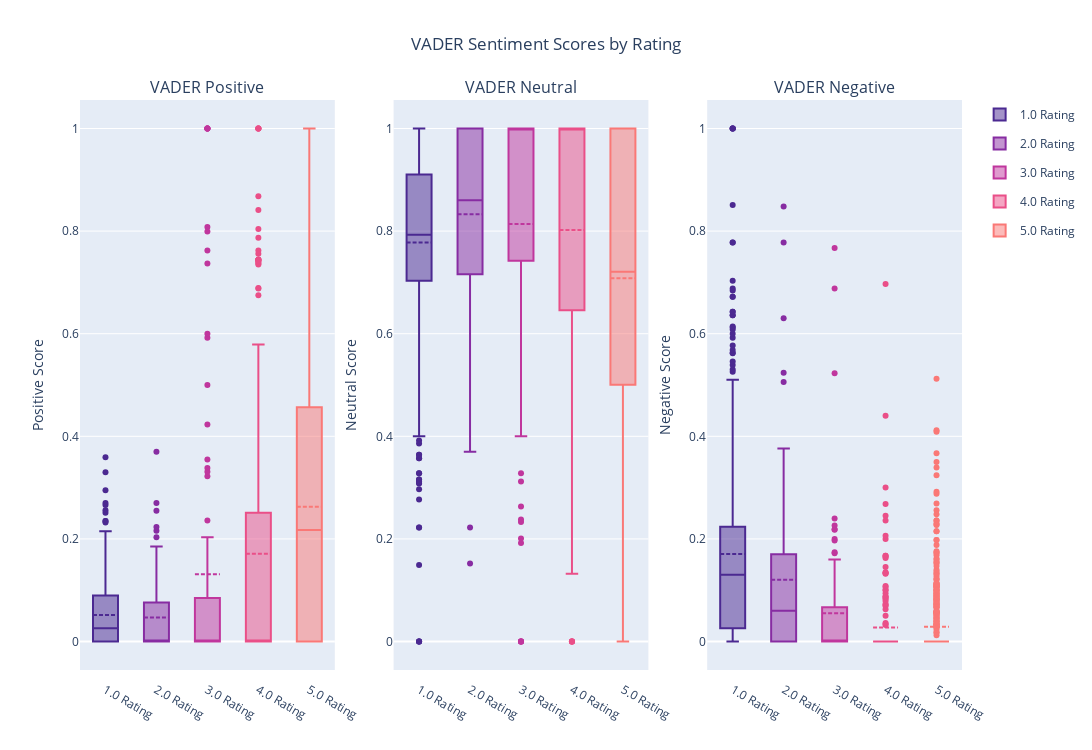

The notebook cell saved with this chart:
### Code cell
fig2 = make_subplots(
    rows=1, cols=3,
    subplot_titles=('VADER Positive', 'VADER Neutral', 'VADER Negative')
    )   

colors = px.colors.sequential.Agsunset[:5]
ratings = sorted(reviews['rating'].unique())

# Custom hover template with box statistics
hover_text = (
    '<b>%{fullData.name}</b><br>'
    'Min: %{customdata[0]:.3f}<br>'
    'Q1: %{customdata[1]:.3f}<br>'
    'Median: %{customdata[2]:.3f}<br>'
    'Mean: %{customdata[3]:.3f}<br>'
    'Q3: %{customdata[4]:.3f}<br>'
    'Max: %{customdata[5]:.3f}<br>'
    '<extra></extra>'
)

# Positive scores
for i, rating in enumerate(ratings):
    data = reviews[reviews['rating'] == rating]['vader_positive']
    stats = [data.min(), data.quantile(0.25), data.median(), data.mean(), data.quantile(0.75), data.max()]
    fig2.add_trace(go.Box(
        y=data, 
        name=f'{rating} Rating', 
        marker=dict(color=colors[i]), 
        boxmean=True,
        legendgroup=str(rating),
        showlegend=True,
        hovertemplate=hover_text,
        customdata=[stats] * len(data)),
        row=1, col=1
    )

# Neutral scores
for i, rating in enumerate(ratings):
    data = reviews[reviews['rating'] == rating]['vader_neutral']
    stats = [data.min(), data.quantile(0.25), data.median(), data.mean(), data.quantile(0.75), data.max()]
    fig2.add_trace(go.Box(
        y=data, 
        name=f'{rating} Rating', 
        marker=dict(color=colors[i]), 
        boxmean=True,
        legendgroup=str(rating),
        showlegend=False,
        hovertemplate=hover_text,
        customdata=[stats] * len(data)),
        row=1, col=2
    )

# Negative scores
for i, rating in enumerate(ratings):
    data = reviews[reviews['rating'] == rating]['vader_negative']
    stats = [data.min(), data.quantile(0.25), data.median(), data.mean(), data.quantile(0.75), data.max()]
    fig2.add_trace(go.Box(
        y=data, 
        name=f'{rating} Rating', 
        marker=dict(color=colors[i]), 
        boxmean=True,
        legendgroup=str(rating),
        showlegend=False,
        hovertemplate=hover_text,
        customdata=[stats] * len(data)),
        row=1, col=3
    )

fig2.update_layout(
    width=1750, height=750,
    title={'text':'VADER Sentiment Scores by Rating', 'x':0.5},
    showlegend=True,
    hoverlabel=dict(namelength=-1, bgcolor="white", bordercolor="black")
)

fig2.update_xaxes(ticklabelstandoff=10, row=1, col=1)
fig2.update_xaxes(ticklabelstandoff=10, row=1, col=2)
fig2.update_xaxes(ticklabelstandoff=10, row=1, col=3)

fig2.update_yaxes(title_text='Positive Score', row=1, col=1)
fig2.update_yaxes(title_text='Neutral Score', row=1, col=2)
fig2.update_yaxes(title_text='Negative Score', row=1, col=3)

fig2.show()

### Figure 1 — Plotly figure (JSON) as saved in the notebook; plotly's stock layout.template omitted (floating-point values rounded to 4 significant figures; data arrays with more than 128 entries replaced by an {"elided": "..."} marker saying what was removed)
{"data": [{"boxmean": true, "customdata": {"elided": "387x6 float values"}, "hovertemplate": "<b>%{fullData.name}</b><br>Min: %{customdata[0]:.3f}<br>Q1: %{customdata[1]:.3f}<br>Median: %{customdata[2]:.3f}<br>Mean: %{customdata[3]:.3f}<br>Q3: %{customdata[4]:.3f}<br>Max: %{customdata[5]:.3f}<br><extra></extra>", "legendgroup": "1.0", "marker": {"color": "rgb(75, 41, 145)"}, "name": "1.0 Rating", "showlegend": true, "type": "box", "xaxis": "x", "y": {"elided": "387 float values"}, "yaxis": "y"}, {"boxmean": true, "customdata": {"elided": "82x6 float values"}, "hovertemplate": "<b>%{fullData.name}</b><br>Min: %{customdata[0]:.3f}<br>Q1: %{customdata[1]:.3f}<br>Median: %{customdata[2]:.3f}<br>Mean: %{customdata[3]:.3f}<br>Q3: %{customdata[4]:.3f}<br>Max: %{customdata[5]:.3f}<br><extra></extra>", "legendgroup": "2.0", "marker": {"color": "rgb(135, 44, 162)"}, "name": "2.0 Rating", "showlegend": true, "type": "box", "xaxis": "x", "y": [0.076, 0.035, 0.0, 0.031, 0.049, 0.046, 0.139, 0.091, 0.156, 0.066, 0.129, 0.15, 0.124, 0.076, 0.0, 0.37, 0.0, 0.0, 0.185, 0.216, 0.0, 0.0, 0.255, 0.0, 0.0, 0.0, 0.0, 0.0, 0.0, 0.0, 0.0, 0.0, 0.0, 0.0, 0.0, 0.0, 0.0, 0.0, 0.0, 0.0, 0.0, 0.0, 0.0, 0.0, 0.0, 0.0, 0.172, 0.069, 0.223, 0.107, 0.039, 0.078, 0.0, 0.0, 0.0, 0.0, 0.0, 0.0, 0.0, 0.0, 0.0, 0.0, 0.0, 0.0, 0.0, 0.0, 0.0, 0.055, 0.065, 0.124, 0.133, 0.27, 0.123, 0.0, 0.203, 0.0, 0.0, 0.0, 0.0, 0.0, 0.0, 0.0], "yaxis": "y"}, {"boxmean": true, "customdata": {"elided": "102x6 float values"}, "hovertemplate": "<b>%{fullData.name}</b><br>Min: %{customdata[0]:.3f}<br>Q1: %{customdata[1]:.3f}<br>Median: %{customdata[2]:.3f}<br>Mean: %{customdata[3]:.3f}<br>Q3: %{customdata[4]:.3f}<br>Max: %{customdata[5]:.3f}<br><extra></extra>", "legendgroup": "3.0", "marker": {"color": "rgb(192, 54, 157)"}, "name": "3.0 Rating", "showlegend": true, "type": "box", "xaxis": "x", "y": [0.066, 0.08, 0.091, 0.0, 0.04, 0.0, 0.236, 0.0, 0.0, 0.331, 0.203, 0.153, 0.0, 0.0, 0.0, 0.0, 0.0, 0.0, 0.0, 0.0, 0.0, 0.185, 0.5, 0.762, 0.322, 0.0, 0.737, 0.0, 0.0, 0.0, 0.0, 0.808, 0.0, 0.0, 1.0, 0.355, 0.592, 0.423, 0.0, 0.6, 0.0, 0.0, 1.0, 0.799, 1.0, 1.0, 0.0, 0.0, 0.0, 0.0, 0.0, 0.0, 0.0, 0.0, 0.0, 0.0, 0.0, 0.0, 0.0, 0.0, 0.0, 0.0, 0.0, 0.0, 0.0, 0.0, 0.0, 0.0, 0.0, 0.0, 0.0, 0.0, 0.0, 0.0, 0.071, 0.156, 0.0, 0.0, 0.0, 0.0, 0.0, 0.0, 0.0, 0.0, 0.0, 0.094, 0.055, 0.079, 0.338, 0.082, 0.115, 0.0, 0.085, 1.0, 0.0, 0.0, 0.0, 0.0, 0.0, 0.0, 0.0, 0.0], "yaxis": "y"}, {"boxmean": true, "customdata": {"elided": "195x6 float values"}, "hovertemplate": "<b>%{fullData.name}</b><br>Min: %{customdata[0]:.3f}<br>Q1: %{customdata[1]:.3f}<br>Median: %{customdata[2]:.3f}<br>Mean: %{customdata[3]:.3f}<br>Q3: %{customdata[4]:.3f}<br>Max: %{customdata[5]:.3f}<br><extra></extra>", "legendgroup": "4.0", "marker": {"color": "rgb(234, 79, 136)"}, "name": "4.0 Rating", "showlegend": true, "type": "box", "xaxis": "x", "y": {"elided": "195 float values"}, "yaxis": "y"}, {"boxmean": true, "customdata": {"elided": "500x6 float values"}, "hovertemplate": "<b>%{fullData.name}</b><br>Min: %{customdata[0]:.3f}<br>Q1: %{customdata[1]:.3f}<br>Median: %{customdata[2]:.3f}<br>Mean: %{customdata[3]:.3f}<br>Q3: %{customdata[4]:.3f}<br>Max: %{customdata[5]:.3f}<br><extra></extra>", "legendgroup": "5.0", "marker": {"color": "rgb(250, 120, 118)"}, "name": "5.0 Rating", "showlegend": true, "type": "box", "xaxis": "x", "y": {"elided": "500 float values"}, "yaxis": "y"}, {"boxmean": true, "customdata": {"elided": "387x6 float values"}, "hovertemplate": "<b>%{fullData.name}</b><br>Min: %{customdata[0]:.3f}<br>Q1: %{customdata[1]:.3f}<br>Median: %{customdata[2]:.3f}<br>Mean: %{customdata[3]:.3f}<br>Q3: %{customdata[4]:.3f}<br>Max: %{customdata[5]:.3f}<br><extra></extra>", "legendgroup": "1.0", "marker": {"color": "rgb(75, 41, 145)"}, "name": "1.0 Rating", "showlegend": false, "type": "box", "xaxis": "x2", "y": {"elided": "387 float values"}, "yaxis": "y2"}, {"boxmean": true, "customdata": {"elided": "82x6 float values"}, "hovertemplate": "<b>%{fullData.name}</b><br>Min: %{customdata[0]:.3f}<br>Q1: %{customdata[1]:.3f}<br>Median: %{customdata[2]:.3f}<br>Mean: %{customdata[3]:.3f}<br>Q3: %{customdata[4]:.3f}<br>Max: %{customdata[5]:.3f}<br><extra></extra>", "legendgroup": "2.0", "marker": {"color": "rgb(135, 44, 162)"}, "name": "2.0 Rating", "showlegend": false, "type": "box", "xaxis": "x2", "y": [0.796, 0.873, 0.883, 0.836, 0.865, 0.833, 0.715, 0.909, 0.825, 0.764, 0.83, 0.621, 0.784, 0.682, 0.681, 0.63, 0.716, 0.75, 0.815, 0.522, 1.0, 1.0, 0.51, 1.0, 0.624, 1.0, 0.494, 0.633, 0.37, 1.0, 0.152, 0.476, 1.0, 1.0, 1.0, 1.0, 1.0, 1.0, 1.0, 1.0, 1.0, 1.0, 1.0, 1.0, 1.0, 1.0, 0.703, 0.812, 0.709, 0.822, 0.812, 0.865, 0.868, 0.965, 0.795, 0.784, 1.0, 0.625, 1.0, 1.0, 1.0, 0.222, 1.0, 1.0, 1.0, 1.0, 1.0, 0.842, 0.834, 0.813, 0.761, 0.605, 0.637, 0.855, 0.558, 1.0, 0.798, 1.0, 1.0, 1.0, 1.0, 1.0], "yaxis": "y2"}, {"boxmean": true, "customdata": {"elided": "102x6 float values"}, "hovertemplate": "<b>%{fullData.name}</b><br>Min: %{customdata[0]:.3f}<br>Q1: %{customdata[1]:.3f}<br>Median: %{customdata[2]:.3f}<br>Mean: %{customdata[3]:.3f}<br>Q3: %{customdata[4]:.3f}<br>Max: %{customdata[5]:.3f}<br><extra></extra>", "legendgroup": "3.0", "marker": {"color": "rgb(192, 54, 157)"}, "name": "3.0 Rating", "showlegend": false, "type": "box", "xaxis": "x2", "y": [0.809, 0.78, 0.909, 0.774, 0.742, 1.0, 0.718, 0.885, 0.903, 0.473, 0.73, 0.766, 0.864, 0.916, 1.0, 1.0, 0.84, 0.857, 0.866, 0.865, 0.826, 0.815, 0.328, 0.238, 0.678, 1.0, 0.263, 1.0, 0.233, 0.312, 1.0, 0.192, 0.781, 0.477, 0.0, 0.645, 0.408, 0.577, 1.0, 0.4, 1.0, 1.0, 0.0, 0.201, 0.0, 0.0, 1.0, 1.0, 1.0, 1.0, 1.0, 1.0, 1.0, 1.0, 1.0, 1.0, 1.0, 1.0, 1.0, 1.0, 1.0, 1.0, 1.0, 1.0, 1.0, 1.0, 1.0, 1.0, 1.0, 1.0, 1.0, 1.0, 1.0, 1.0, 0.729, 0.731, 1.0, 0.862, 1.0, 1.0, 1.0, 1.0, 1.0, 1.0, 1.0, 0.814, 0.705, 0.873, 0.636, 0.861, 0.818, 1.0, 0.915, 0.0, 1.0, 1.0, 1.0, 1.0, 1.0, 1.0, 1.0, 1.0], "yaxis": "y2"}, {"boxmean": true, "customdata": {"elided": "195x6 float values"}, "hovertemplate": "<b>%{fullData.name}</b><br>Min: %{customdata[0]:.3f}<br>Q1: %{customdata[1]:.3f}<br>Median: %{customdata[2]:.3f}<br>Mean: %{customdata[3]:.3f}<br>Q3: %{customdata[4]:.3f}<br>Max: %{customdata[5]:.3f}<br><extra></extra>", "legendgroup": "4.0", "marker": {"color": "rgb(234, 79, 136)"}, "name": "4.0 Rating", "showlegend": false, "type": "box", "xaxis": "x2", "y": {"elided": "195 float values"}, "yaxis": "y2"}, {"boxmean": true, "customdata": {"elided": "500x6 float values"}, "hovertemplate": "<b>%{fullData.name}</b><br>Min: %{customdata[0]:.3f}<br>Q1: %{customdata[1]:.3f}<br>Median: %{customdata[2]:.3f}<br>Mean: %{customdata[3]:.3f}<br>Q3: %{customdata[4]:.3f}<br>Max: %{customdata[5]:.3f}<br><extra></extra>", "legendgroup": "5.0", "marker": {"color": "rgb(250, 120, 118)"}, "name": "5.0 Rating", "showlegend": false, "type": "box", "xaxis": "x2", "y": {"elided": "500 float values"}, "yaxis": "y2"}, {"boxmean": true, "customdata": {"elided": "387x6 float values"}, "hovertemplate": "<b>%{fullData.name}</b><br>Min: %{customdata[0]:.3f}<br>Q1: %{customdata[1]:.3f}<br>Median: %{customdata[2]:.3f}<br>Mean: %{customdata[3]:.3f}<br>Q3: %{customdata[4]:.3f}<br>Max: %{customdata[5]:.3f}<br><extra></extra>", "legendgroup": "1.0", "marker": {"color": "rgb(75, 41, 145)"}, "name": "1.0 Rating", "showlegend": false, "type": "box", "xaxis": "x3", "y": {"elided": "387 float values"}, "yaxis": "y3"}, {"boxmean": true, "customdata": {"elided": "82x6 float values"}, "hovertemplate": "<b>%{fullData.name}</b><br>Min: %{customdata[0]:.3f}<br>Q1: %{customdata[1]:.3f}<br>Median: %{customdata[2]:.3f}<br>Mean: %{customdata[3]:.3f}<br>Q3: %{customdata[4]:.3f}<br>Max: %{customdata[5]:.3f}<br><extra></extra>", "legendgroup": "2.0", "marker": {"color": "rgb(135, 44, 162)"}, "name": "2.0 Rating", "showlegend": false, "type": "box", "xaxis": "x3", "y": [0.127, 0.092, 0.117, 0.134, 0.086, 0.122, 0.146, 0.0, 0.019, 0.17, 0.041, 0.229, 0.092, 0.242, 0.319, 0.0, 0.284, 0.25, 0.0, 0.261, 0.0, 0.0, 0.235, 0.0, 0.376, 0.0, 0.506, 0.367, 0.63, 0.0, 0.848, 0.524, 0.0, 0.0, 0.0, 0.0, 0.0, 0.0, 0.0, 0.0, 0.0, 0.0, 0.0, 0.0, 0.0, 0.0, 0.124, 0.119, 0.068, 0.071, 0.149, 0.057, 0.132, 0.035, 0.205, 0.216, 0.0, 0.375, 0.0, 0.0, 0.0, 0.778, 0.0, 0.0, 0.0, 0.0, 0.0, 0.103, 0.101, 0.063, 0.106, 0.125, 0.24, 0.145, 0.239, 0.0, 0.202, 0.0, 0.0, 0.0, 0.0, 0.0], "yaxis": "y3"}, {"boxmean": true, "customdata": {"elided": "102x6 float values"}, "hovertemplate": "<b>%{fullData.name}</b><br>Min: %{customdata[0]:.3f}<br>Q1: %{customdata[1]:.3f}<br>Median: %{customdata[2]:.3f}<br>Mean: %{customdata[3]:.3f}<br>Q3: %{customdata[4]:.3f}<br>Max: %{customdata[5]:.3f}<br><extra></extra>", "legendgroup": "3.0", "marker": {"color": "rgb(192, 54, 157)"}, "name": "3.0 Rating", "showlegend": false, "type": "box", "xaxis": "x3", "y": [0.124, 0.14, 0.0, 0.226, 0.218, 0.0, 0.046, 0.115, 0.097, 0.197, 0.067, 0.08, 0.136, 0.084, 0.0, 0.0, 0.16, 0.143, 0.134, 0.135, 0.174, 0.0, 0.172, 0.0, 0.0, 0.0, 0.0, 0.0, 0.767, 0.688, 0.0, 0.0, 0.219, 0.523, 0.0, 0.0, 0.0, 0.0, 0.0, 0.0, 0.0, 0.0, 0.0, 0.0, 0.0, 0.0, 0.0, 0.0, 0.0, 0.0, 0.0, 0.0, 0.0, 0.0, 0.0, 0.0, 0.0, 0.0, 0.0, 0.0, 0.0, 0.0, 0.0, 0.0, 0.0, 0.0, 0.0, 0.0, 0.0, 0.0, 0.0, 0.0, 0.0, 0.0, 0.2, 0.113, 0.0, 0.138, 0.0, 0.0, 0.0, 0.0, 0.0, 0.0, 0.0, 0.092, 0.24, 0.047, 0.027, 0.057, 0.067, 0.0, 0.0, 0.0, 0.0, 0.0, 0.0, 0.0, 0.0, 0.0, 0.0, 0.0], "yaxis": "y3"}, {"boxmean": true, "customdata": {"elided": "195x6 float values"}, "hovertemplate": "<b>%{fullData.name}</b><br>Min: %{customdata[0]:.3f}<br>Q1: %{customdata[1]:.3f}<br>Median: %{customdata[2]:.3f}<br>Mean: %{customdata[3]:.3f}<br>Q3: %{customdata[4]:.3f}<br>Max: %{customdata[5]:.3f}<br><extra></extra>", "legendgroup": "4.0", "marker": {"color": "rgb(234, 79, 136)"}, "name": "4.0 Rating", "showlegend": false, "type": "box", "xaxis": "x3", "y": {"elided": "195 float values"}, "yaxis": "y3"}, {"boxmean": true, "customdata": {"elided": "500x6 float values"}, "hovertemplate": "<b>%{fullData.name}</b><br>Min: %{customdata[0]:.3f}<br>Q1: %{customdata[1]:.3f}<br>Median: %{customdata[2]:.3f}<br>Mean: %{customdata[3]:.3f}<br>Q3: %{customdata[4]:.3f}<br>Max: %{customdata[5]:.3f}<br><extra></extra>", "legendgroup": "5.0", "marker": {"color": "rgb(250, 120, 118)"}, "name": "5.0 Rating", "showlegend": false, "type": "box", "xaxis": "x3", "y": {"elided": "500 float values"}, "yaxis": "y3"}], "layout": {"annotations": [{"font": {"size": 16}, "showarrow": false, "text": "VADER Positive", "x": 0.1444, "xanchor": "center", "xref": "paper", "y": 1, "yanchor": "bottom", "yref": "paper"}, {"font": {"size": 16}, "showarrow": false, "text": "VADER Neutral", "x": 0.5, "xanchor": "center", "xref": "paper", "y": 1, "yanchor": "bottom", "yref": "paper"}, {"font": {"size": 16}, "showarrow": false, "text": "VADER Negative", "x": 0.8556, "xanchor": "center", "xref": "paper", "y": 1, "yanchor": "bottom", "yref": "paper"}], "height": 750, "hoverlabel": {"bgcolor": "white", "bordercolor": "black", "namelength": -1}, "showlegend": true, "title": {"text": "VADER Sentiment Scores by Rating", "x": 0.5}, "width": 1750, "xaxis": {"anchor": "y", "domain": [0, 0.2889], "ticklabelstandoff": 10}, "xaxis2": {"anchor": "y2", "domain": [0.3556, 0.6444], "ticklabelstandoff": 10}, "xaxis3": {"anchor": "y3", "domain": [0.7111, 1], "ticklabelstandoff": 10}, "yaxis": {"anchor": "x", "domain": [0, 1], "title": {"text": "Positive Score"}}, "yaxis2": {"anchor": "x2", "domain": [0, 1], "title": {"text": "Neutral Score"}}, "yaxis3": {"anchor": "x3", "domain": [0, 1], "title": {"text": "Negative Score"}}}}
